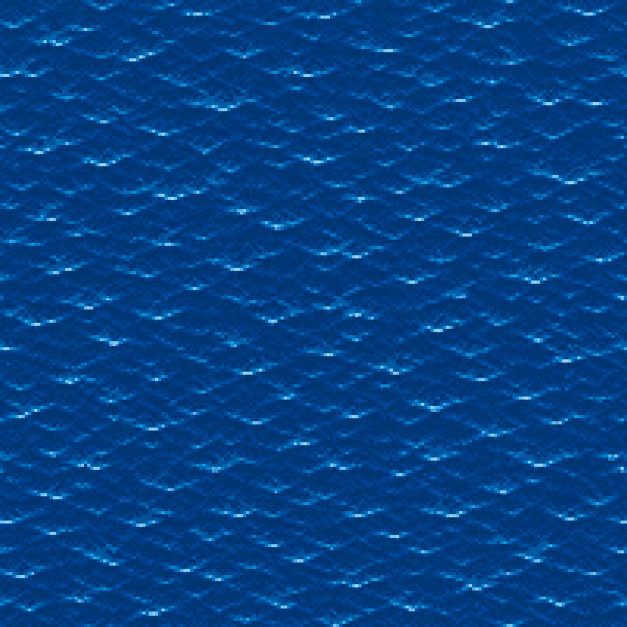
#> input picture design/terrain-current-profile-20261007/materials/act1-water-r2.png, 1254 x 1254 px, found by its file name (shown at 1/2 size)
$ python crest.py
#> lines starting #> are read from the running program, lines starting #| are printed output that depends on the picture
# Moving-water overlay: K phase frames of sparse wave-crest highlights, cross-faded at runtime.
import numpy as np
from PIL import Image
from scipy import ndimage as ndi
MAT='/home/claude/edu-rpg/public/act1-hifi/materials/act1-water-r2.png'
K=4
_t=Image.open(MAT).convert('RGB'); _t=_t.resize((_t.width//3,_t.height//3),Image.LANCZOS)
#> further down, _t is the input picture: PIL image 1254x1254 RGB; mean R, G, B 2.1, 64.6, 132.5
#> after `_t = _t.resize((_t.width // 3, _t.height // 3), Image.LANCZOS)`:
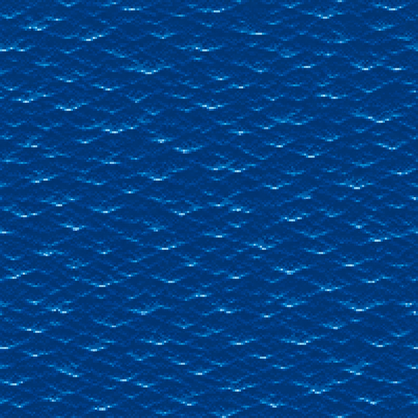
#> _t: PIL image 418x418 RGB; mean R, G, B 2.1, 64.6, 132.5
T=np.array(_t).astype(np.float32); TL=T.mean(-1); TH,TW=TL.shape
#> after `TL = T.mean(-1)`:
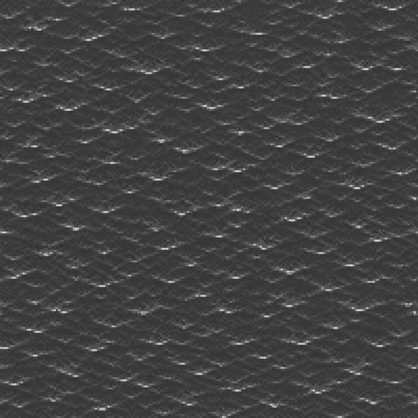
#> TL: shape (418, 418) float32; min 40.67, max 236.3, mean 66.4
#> after `TH, TW = TL.shape`: TH = 418; TW = 418
hl=np.clip((TL-np.percentile(TL,70))/(np.percentile(TL,98)-np.percentile(TL,70)),0,1)
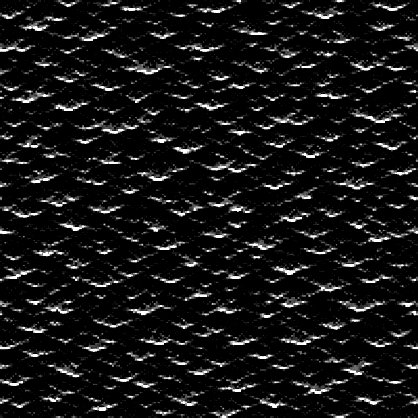
#> hl: shape (418, 418) float32; min 0, max 1, mean 0.0858
def frames(water, gx0, gy0):
    """water: bool HxW for a region whose top-left is global px (gx0,gy0). Returns K RGBA uint8 arrays."""
    H,W=water.shape
    dw=ndi.distance_transform_edt(water)
    fade=np.clip((dw-2)/5,0,1)
    ys=np.arange(H)+gy0; xs=np.arange(W)+gx0
    out=[]
    for k in range(K):
        ph=2*np.pi*k/K
        # crests drift east ~24 px per cycle and bob with a row-wise sine
        sx=(xs[None,:]+ (40*k/K) + 5*np.sin(ys[:,None]/19.0+ph)).astype(int)%TW
        sy=(ys[:,None]+ (12*k/K) + 0*xs[None,:]).astype(int)%TH
        a=hl[sy,sx]
        # second, slower layer going the other way, so crests form and break rather than just slide
        sx2=(xs[None,:]*1 - (20*k/K) + 4*np.sin(ys[:,None]/31.0-ph)+TW//2).astype(int)%TW
        sy2=(ys[:,None]+TH//3).astype(int)%TH
        a=np.maximum(a, hl[sy2,sx2]*0.8)*(0.6+0.4*np.sin(ph+xs[None,:]/57.0+ys[:,None]/41.0))
        a=np.clip(a,0,1)*fade*water
        f=np.zeros((H,W,4),np.uint8); f[...,0]=225; f[...,1]=242; f[...,2]=255; f[...,3]=(np.clip(a*1.15,0,1)*235).astype(np.uint8)
        out.append(f)
    return out

$ run again, with design/terrain-current-profile-20261007/materials/mat-grass.png copied over design/terrain-current-profile-20261007/materials/act1-water-r2.png
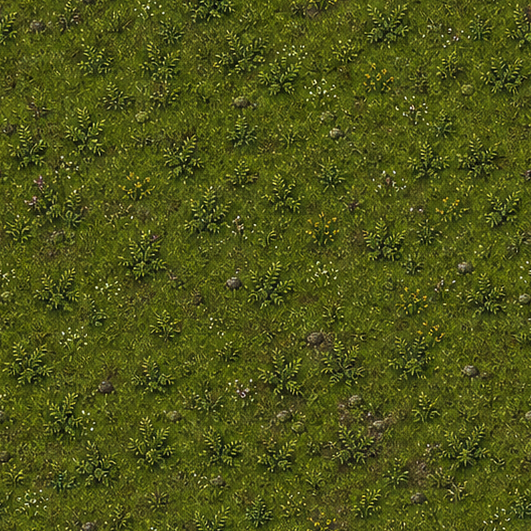
#> input picture design/terrain-current-profile-20261007/materials/mat-grass.png, 531 x 531 px, found by its file name
#> _t is the input picture: PIL image 531x531 RGB; mean R, G, B 78.3, 84.2, 23.8
#> _t: PIL image 177x177 RGB
#> `TL = T.mean(-1)`:
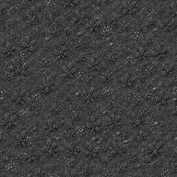
#> TL: shape (177, 177) float32; min 9.67, max 153.3, mean 62.1
#> `hl=np.clip((TL-np.percentile(TL,70))/(np.percentile(TL,98)-np.percenti..`:
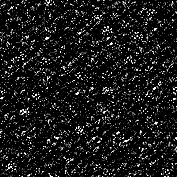
#> hl: shape (177, 177) float32; min 0, max 1, mean 0.102

$ run again, with design/terrain-current-profile-20261007/materials/mat-rock.png copied over design/terrain-current-profile-20261007/materials/act1-water-r2.png
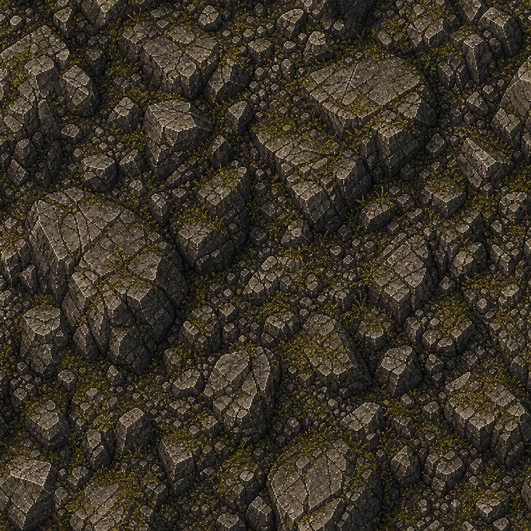
#> input picture design/terrain-current-profile-20261007/materials/mat-rock.png, 531 x 531 px, found by its file name
#> _t is the input picture: PIL image 531x531 RGB; mean R, G, B 57.3, 50.9, 38
#> _t: PIL image 177x177 RGB
#> `TL = T.mean(-1)`:
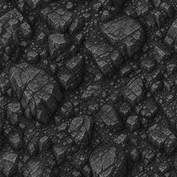
#> TL: shape (177, 177) float32; min 6.33, max 141, mean 48.7
#> `hl=np.clip((TL-np.percentile(TL,70))/(np.percentile(TL,98)-np.percenti..`:
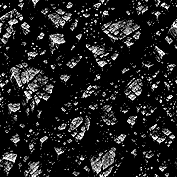
#> hl: shape (177, 177) float32; min 0, max 1, mean 0.129
